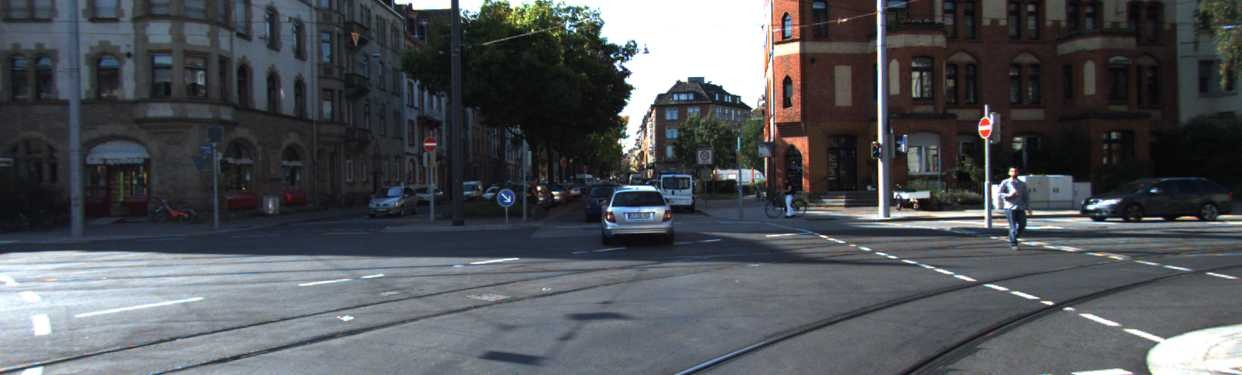
#> input picture labs/data/kitti_sample/000380.jpg, 1242 x 375 px
$ python lab4_2_dataset.py
#> lines starting #> are read from the running program, lines starting #| are printed output that depends on the picture; long printed decimals are rounded
# 实验 4-2 整理道路目标数据集：从行车照片按标注框裁出小图，统计各类数量
# %% 第 1 步：读一张 KITTI 照片和它的标注文件
import cv2
from pathlib import Path

NAMES = {0: "car", 1: "van", 2: "truck", 3: "pedestrian",
         4: "person_sitting", 5: "cyclist", 6: "tram", 7: "misc"}   # 字典：编号 → 类别名
img = cv2.imread("../data/kitti_sample/000380.jpg")
#> img is the input picture: shape (375, 1242, 3); mean B, G, R 87.9, 83.5, 80.5
H, W = img.shape[:2]
#> H = 375; W = 1242
lines = Path("../data/kitti_sample/000380.txt").read_text().splitlines()
#> (reads labs/data/kitti_sample/000380.txt from the repository)
print(f"照片 {W}×{H}，标注了 {len(lines)} 个物体；第一行：{lines[0]}")
#| 照片 1242×375，标注了 9 个物体；第一行：0 0.5142 0.5695 0.05862 0.1595

# %% 第 2 步：把比例坐标换成像素坐标，裁出每个物体
out = Path("lab4_2_crops")
out.mkdir(exist_ok=True)
for k, line in enumerate(lines):
    c, x, y, w, h = line.split()                          # 类别、中心 x、中心 y、宽、高（都是 0～1 的比例）
    x, y, w, h = float(x) * W, float(y) * H, float(w) * W, float(h) * H
    x1, y1, x2, y2 = int(x - w / 2), int(y - h / 2), int(x + w / 2), int(y + h / 2)
    name = NAMES[int(c)]
    cv2.imwrite(str(out / f"{k}_{name}.jpg"), img[y1:y2, x1:x2])
    print(f"{k}: {name:11s} 左上 ({x1}, {y1})  右下 ({x2}, {y2})  大小 {x2 - x1}×{y2 - y1}")
#> this loop made 9 passes
#> pass 1, `cv2.imwrite(str(out / f"{k}_{name}.jpg"), img[y1:y2, x1:x2])`:
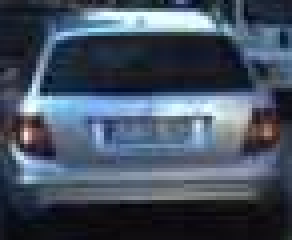
#> saved as 0_car.jpg: shape (60, 73, 3) (shown 4 times larger); mean B, G, R 96.8, 80.7, 69
#> pass 2, `cv2.imwrite(str(out / f"{k}_{name}.jpg"), img[y1:y2, x1:x2])`:
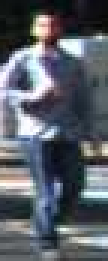
#> saved as 1_pedestrian.jpg: shape (87, 36, 3) (shown 3 times larger); mean B, G, R 103, 94.7, 89.2

# %% 第 3 步：统计整理好的数据集里每类有多少张
root = Path("../data/road_objects")                       # 编者用同样方法裁好的 5 类小图
for split in ["train", "val"]:
    counts = {}                                           # 空字典
#> (the run stopped early here; a loop or call above may not have finished)
